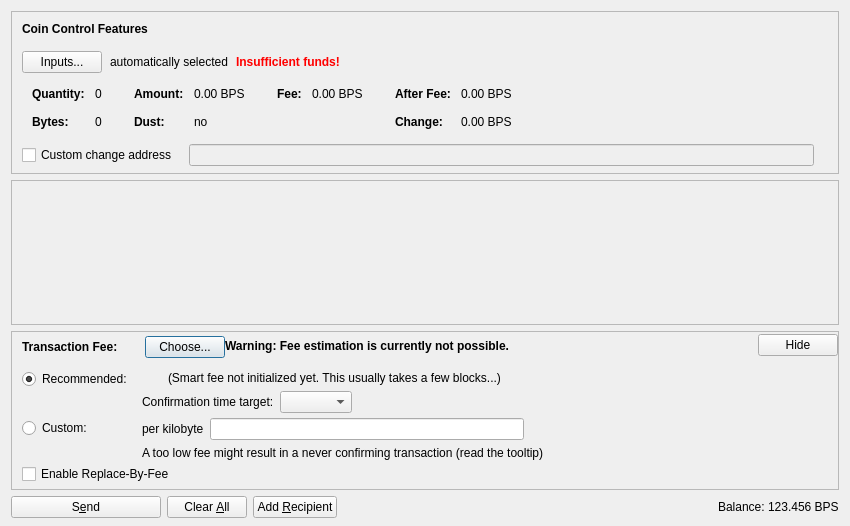
<?xml version="1.0" encoding="UTF-8"?>
<ui version="4.0">
 <class>SendCoinsDialog</class>
 <widget class="QDialog" name="SendCoinsDialog">
  <property name="geometry">
   <rect>
    <x>0</x>
    <y>0</y>
    <width>850</width>
    <height>526</height>
   </rect>
  </property>
  <property name="windowTitle">
   <string>Send Coins</string>
  </property>
  <layout class="QVBoxLayout" name="verticalLayout" stretch="0,1,0,0">
   <property name="bottomMargin">
    <number>8</number>
   </property>
   <item>
    <widget class="QFrame" name="frameCoinControl">
     <property name="sizePolicy">
      <sizepolicy hsizetype="Expanding" vsizetype="Expanding">
       <horstretch>0</horstretch>
       <verstretch>0</verstretch>
      </sizepolicy>
     </property>
     <property name="maximumSize">
      <size>
       <width>16777215</width>
       <height>16777215</height>
      </size>
     </property>
     <property name="frameShape">
      <enum>QFrame::StyledPanel</enum>
     </property>
     <property name="frameShadow">
      <enum>QFrame::Sunken</enum>
     </property>
     <layout class="QVBoxLayout" name="verticalLayoutCoinControl2">
      <property name="spacing">
       <number>0</number>
      </property>
      <property name="leftMargin">
       <number>0</number>
      </property>
      <property name="topMargin">
       <number>0</number>
      </property>
      <property name="rightMargin">
       <number>0</number>
      </property>
      <property name="bottomMargin">
       <number>6</number>
      </property>
      <item>
       <layout class="QVBoxLayout" name="verticalLayoutCoinControl" stretch="0,0,0,0,1">
        <property name="spacing">
         <number>0</number>
        </property>
        <property name="leftMargin">
         <number>10</number>
        </property>
        <property name="topMargin">
         <number>10</number>
        </property>
        <item>
         <layout class="QHBoxLayout" name="horizontalLayoutCoinControl1">
          <property name="bottomMargin">
           <number>15</number>
          </property>
          <item>
           <widget class="QLabel" name="labelCoinControlFeatures">
            <property name="sizePolicy">
             <sizepolicy hsizetype="Preferred" vsizetype="Maximum">
              <horstretch>0</horstretch>
              <verstretch>0</verstretch>
             </sizepolicy>
            </property>
            <property name="font">
             <font>
              <weight>75</weight>
              <bold>true</bold>
             </font>
            </property>
            <property name="styleSheet">
             <string notr="true">font-weight:bold;</string>
            </property>
            <property name="text">
             <string>Coin Control Features</string>
            </property>
           </widget>
          </item>
         </layout>
        </item>
        <item>
         <layout class="QHBoxLayout" name="horizontalLayoutCoinControl2" stretch="0,0,0,0">
          <property name="spacing">
           <number>8</number>
          </property>
          <property name="bottomMargin">
           <number>10</number>
          </property>
          <item>
           <widget class="QPushButton" name="pushButtonCoinControl">
            <property name="styleSheet">
             <string notr="true"/>
            </property>
            <property name="text">
             <string>Inputs...</string>
            </property>
            <property name="autoDefault">
             <bool>false</bool>
            </property>
           </widget>
          </item>
          <item>
           <widget class="QLabel" name="labelCoinControlAutomaticallySelected">
            <property name="text">
             <string>automatically selected</string>
            </property>
            <property name="margin">
             <number>5</number>
            </property>
           </widget>
          </item>
          <item>
           <widget class="QLabel" name="labelCoinControlInsuffFunds">
            <property name="font">
             <font>
              <weight>75</weight>
              <bold>true</bold>
             </font>
            </property>
            <property name="styleSheet">
             <string notr="true">color:red;font-weight:bold;</string>
            </property>
            <property name="text">
             <string>Insufficient funds!</string>
            </property>
            <property name="margin">
             <number>5</number>
            </property>
           </widget>
          </item>
          <item>
           <spacer name="horizontalSpacerCoinControl">
            <property name="orientation">
             <enum>Qt::Horizontal</enum>
            </property>
            <property name="sizeHint" stdset="0">
             <size>
              <width>40</width>
              <height>1</height>
             </size>
            </property>
           </spacer>
          </item>
         </layout>
        </item>
        <item>
         <widget class="QWidget" name="widgetCoinControl" native="true">
          <property name="sizePolicy">
           <sizepolicy hsizetype="Preferred" vsizetype="Preferred">
            <horstretch>0</horstretch>
            <verstretch>0</verstretch>
           </sizepolicy>
          </property>
          <property name="minimumSize">
           <size>
            <width>0</width>
            <height>0</height>
           </size>
          </property>
          <property name="styleSheet">
           <string notr="true"/>
          </property>
          <layout class="QHBoxLayout" name="horizontalLayoutCoinControl5">
           <property name="leftMargin">
            <number>0</number>
           </property>
           <property name="topMargin">
            <number>0</number>
           </property>
           <property name="rightMargin">
            <number>0</number>
           </property>
           <property name="bottomMargin">
            <number>0</number>
           </property>
           <item>
            <layout class="QHBoxLayout" name="horizontalLayoutCoinControl3" stretch="0,0,0,1">
             <property name="spacing">
              <number>20</number>
             </property>
             <property name="topMargin">
              <number>0</number>
             </property>
             <property name="bottomMargin">
              <number>10</number>
             </property>
             <item>
              <layout class="QFormLayout" name="formLayoutCoinControl1">
               <property name="horizontalSpacing">
                <number>10</number>
               </property>
               <property name="verticalSpacing">
                <number>14</number>
               </property>
               <property name="leftMargin">
                <number>10</number>
               </property>
               <property name="topMargin">
                <number>4</number>
               </property>
               <property name="rightMargin">
                <number>6</number>
               </property>
               <item row="0" column="0">
                <widget class="QLabel" name="labelCoinControlQuantityText">
                 <property name="font">
                  <font>
                   <weight>75</weight>
                   <bold>true</bold>
                  </font>
                 </property>
                 <property name="text">
                  <string>Quantity:</string>
                 </property>
                 <property name="margin">
                  <number>0</number>
                 </property>
                </widget>
               </item>
               <item row="0" column="1">
                <widget class="QLabel" name="labelCoinControlQuantity">
                 <property name="cursor">
                  <cursorShape>IBeamCursor</cursorShape>
                 </property>
                 <property name="contextMenuPolicy">
                  <enum>Qt::ActionsContextMenu</enum>
                 </property>
                 <property name="text">
                  <string notr="true">0</string>
                 </property>
                 <property name="margin">
                  <number>0</number>
                 </property>
                 <property name="textInteractionFlags">
                  <set>Qt::LinksAccessibleByMouse|Qt::TextSelectableByKeyboard|Qt::TextSelectableByMouse</set>
                 </property>
                </widget>
               </item>
               <item row="1" column="0">
                <widget class="QLabel" name="labelCoinControlBytesText">
                 <property name="font">
                  <font>
                   <weight>75</weight>
                   <bold>true</bold>
                  </font>
                 </property>
                 <property name="text">
                  <string>Bytes:</string>
                 </property>
                </widget>
               </item>
               <item row="1" column="1">
                <widget class="QLabel" name="labelCoinControlBytes">
                 <property name="cursor">
                  <cursorShape>IBeamCursor</cursorShape>
                 </property>
                 <property name="contextMenuPolicy">
                  <enum>Qt::ActionsContextMenu</enum>
                 </property>
                 <property name="text">
                  <string notr="true">0</string>
                 </property>
                 <property name="textInteractionFlags">
                  <set>Qt::LinksAccessibleByMouse|Qt::TextSelectableByKeyboard|Qt::TextSelectableByMouse</set>
                 </property>
                </widget>
               </item>
              </layout>
             </item>
             <item>
              <layout class="QFormLayout" name="formLayoutCoinControl2">
               <property name="horizontalSpacing">
                <number>10</number>
               </property>
               <property name="verticalSpacing">
                <number>14</number>
               </property>
               <property name="leftMargin">
                <number>6</number>
               </property>
               <property name="topMargin">
                <number>4</number>
               </property>
               <property name="rightMargin">
                <number>6</number>
               </property>
               <item row="0" column="0">
                <widget class="QLabel" name="labelCoinControlAmountText">
                 <property name="font">
                  <font>
                   <weight>75</weight>
                   <bold>true</bold>
                  </font>
                 </property>
                 <property name="text">
                  <string>Amount:</string>
                 </property>
                 <property name="margin">
                  <number>0</number>
                 </property>
                </widget>
               </item>
               <item row="0" column="1">
                <widget class="QLabel" name="labelCoinControlAmount">
                 <property name="cursor">
                  <cursorShape>IBeamCursor</cursorShape>
                 </property>
                 <property name="contextMenuPolicy">
                  <enum>Qt::ActionsContextMenu</enum>
                 </property>
                 <property name="text">
                  <string notr="true">0.00 BPS</string>
                 </property>
                 <property name="textInteractionFlags">
                  <set>Qt::LinksAccessibleByMouse|Qt::TextSelectableByKeyboard|Qt::TextSelectableByMouse</set>
                 </property>
                </widget>
               </item>
               <item row="1" column="0">
                <widget class="QLabel" name="labelCoinControlLowOutputText">
                 <property name="font">
                  <font>
                   <weight>75</weight>
                   <bold>true</bold>
                  </font>
                 </property>
                 <property name="text">
                  <string>Dust:</string>
                 </property>
                </widget>
               </item>
               <item row="1" column="1">
                <widget class="QLabel" name="labelCoinControlLowOutput">
                 <property name="cursor">
                  <cursorShape>IBeamCursor</cursorShape>
                 </property>
                 <property name="contextMenuPolicy">
                  <enum>Qt::ActionsContextMenu</enum>
                 </property>
                 <property name="text">
                  <string notr="true">no</string>
                 </property>
                 <property name="textInteractionFlags">
                  <set>Qt::LinksAccessibleByMouse|Qt::TextSelectableByKeyboard|Qt::TextSelectableByMouse</set>
                 </property>
                </widget>
               </item>
              </layout>
             </item>
             <item>
              <layout class="QFormLayout" name="formLayoutCoinControl3">
               <property name="horizontalSpacing">
                <number>10</number>
               </property>
               <property name="verticalSpacing">
                <number>14</number>
               </property>
               <property name="leftMargin">
                <number>6</number>
               </property>
               <property name="topMargin">
                <number>4</number>
               </property>
               <property name="rightMargin">
                <number>6</number>
               </property>
               <item row="0" column="0">
                <widget class="QLabel" name="labelCoinControlFeeText">
                 <property name="font">
                  <font>
                   <weight>75</weight>
                   <bold>true</bold>
                  </font>
                 </property>
                 <property name="text">
                  <string>Fee:</string>
                 </property>
                 <property name="margin">
                  <number>0</number>
                 </property>
                </widget>
               </item>
               <item row="0" column="1">
                <widget class="QLabel" name="labelCoinControlFee">
                 <property name="cursor">
                  <cursorShape>IBeamCursor</cursorShape>
                 </property>
                 <property name="contextMenuPolicy">
                  <enum>Qt::ActionsContextMenu</enum>
                 </property>
                 <property name="text">
                  <string notr="true">0.00 BPS</string>
                 </property>
                 <property name="textInteractionFlags">
                  <set>Qt::LinksAccessibleByMouse|Qt::TextSelectableByKeyboard|Qt::TextSelectableByMouse</set>
                 </property>
                </widget>
               </item>
              </layout>
             </item>
             <item>
              <layout class="QFormLayout" name="formLayoutCoinControl4">
               <property name="horizontalSpacing">
                <number>10</number>
               </property>
               <property name="verticalSpacing">
                <number>14</number>
               </property>
               <property name="leftMargin">
                <number>6</number>
               </property>
               <property name="topMargin">
                <number>4</number>
               </property>
               <property name="rightMargin">
                <number>6</number>
               </property>
               <item row="0" column="0">
                <widget class="QLabel" name="labelCoinControlAfterFeeText">
                 <property name="font">
                  <font>
                   <weight>75</weight>
                   <bold>true</bold>
                  </font>
                 </property>
                 <property name="text">
                  <string>After Fee:</string>
                 </property>
                 <property name="margin">
                  <number>0</number>
                 </property>
                </widget>
               </item>
               <item row="0" column="1">
                <widget class="QLabel" name="labelCoinControlAfterFee">
                 <property name="cursor">
                  <cursorShape>IBeamCursor</cursorShape>
                 </property>
                 <property name="contextMenuPolicy">
                  <enum>Qt::ActionsContextMenu</enum>
                 </property>
                 <property name="text">
                  <string notr="true">0.00 BPS</string>
                 </property>
                 <property name="textInteractionFlags">
                  <set>Qt::LinksAccessibleByMouse|Qt::TextSelectableByKeyboard|Qt::TextSelectableByMouse</set>
                 </property>
                </widget>
               </item>
               <item row="1" column="0">
                <widget class="QLabel" name="labelCoinControlChangeText">
                 <property name="font">
                  <font>
                   <weight>75</weight>
                   <bold>true</bold>
                  </font>
                 </property>
                 <property name="text">
                  <string>Change:</string>
                 </property>
                </widget>
               </item>
               <item row="1" column="1">
                <widget class="QLabel" name="labelCoinControlChange">
                 <property name="cursor">
                  <cursorShape>IBeamCursor</cursorShape>
                 </property>
                 <property name="contextMenuPolicy">
                  <enum>Qt::ActionsContextMenu</enum>
                 </property>
                 <property name="text">
                  <string notr="true">0.00 BPS</string>
                 </property>
                 <property name="textInteractionFlags">
                  <set>Qt::LinksAccessibleByMouse|Qt::TextSelectableByKeyboard|Qt::TextSelectableByMouse</set>
                 </property>
                </widget>
               </item>
              </layout>
             </item>
            </layout>
           </item>
          </layout>
         </widget>
        </item>
        <item>
         <layout class="QHBoxLayout" name="horizontalLayoutCoinControl4" stretch="0,0,0">
          <property name="spacing">
           <number>12</number>
          </property>
          <property name="sizeConstraint">
           <enum>QLayout::SetDefaultConstraint</enum>
          </property>
          <property name="topMargin">
           <number>5</number>
          </property>
          <property name="rightMargin">
           <number>5</number>
          </property>
          <item>
           <widget class="QCheckBox" name="checkBoxCoinControlChange">
            <property name="toolTip">
             <string>If this is activated, but the change address is empty or invalid, change will be sent to a newly generated address.</string>
            </property>
            <property name="text">
             <string>Custom change address</string>
            </property>
           </widget>
          </item>
          <item>
           <widget class="QValidatedLineEdit" name="lineEditCoinControlChange">
            <property name="enabled">
             <bool>false</bool>
            </property>
            <property name="sizePolicy">
             <sizepolicy hsizetype="Expanding" vsizetype="Fixed">
              <horstretch>0</horstretch>
              <verstretch>0</verstretch>
             </sizepolicy>
            </property>
           </widget>
          </item>
          <item>
           <widget class="QLabel" name="labelCoinControlChangeLabel">
            <property name="sizePolicy">
             <sizepolicy hsizetype="Preferred" vsizetype="Expanding">
              <horstretch>0</horstretch>
              <verstretch>0</verstretch>
             </sizepolicy>
            </property>
            <property name="minimumSize">
             <size>
              <width>0</width>
              <height>0</height>
             </size>
            </property>
            <property name="text">
             <string/>
            </property>
            <property name="margin">
             <number>3</number>
            </property>
           </widget>
          </item>
         </layout>
        </item>
        <item>
         <spacer name="verticalSpacerCoinControl">
          <property name="orientation">
           <enum>Qt::Vertical</enum>
          </property>
          <property name="sizeHint" stdset="0">
           <size>
            <width>800</width>
            <height>1</height>
           </size>
          </property>
         </spacer>
        </item>
       </layout>
      </item>
     </layout>
    </widget>
   </item>
   <item>
    <widget class="QScrollArea" name="scrollArea">
     <property name="widgetResizable">
      <bool>true</bool>
     </property>
     <widget class="QWidget" name="scrollAreaWidgetContents">
      <property name="geometry">
       <rect>
        <x>0</x>
        <y>0</y>
        <width>830</width>
        <height>104</height>
       </rect>
      </property>
      <layout class="QVBoxLayout" name="verticalLayout_2" stretch="0,1">
       <property name="leftMargin">
        <number>0</number>
       </property>
       <property name="topMargin">
        <number>0</number>
       </property>
       <property name="rightMargin">
        <number>0</number>
       </property>
       <property name="bottomMargin">
        <number>0</number>
       </property>
       <item>
        <layout class="QVBoxLayout" name="entries">
         <property name="spacing">
          <number>6</number>
         </property>
        </layout>
       </item>
       <item>
        <spacer name="verticalSpacer">
         <property name="orientation">
          <enum>Qt::Vertical</enum>
         </property>
         <property name="sizeHint" stdset="0">
          <size>
           <width>20</width>
           <height>40</height>
          </size>
         </property>
        </spacer>
       </item>
      </layout>
     </widget>
    </widget>
   </item>
   <item>
    <widget class="QFrame" name="frameFee">
     <property name="sizePolicy">
      <sizepolicy hsizetype="Expanding" vsizetype="Expanding">
       <horstretch>0</horstretch>
       <verstretch>0</verstretch>
      </sizepolicy>
     </property>
     <property name="maximumSize">
      <size>
       <width>16777215</width>
       <height>16777215</height>
      </size>
     </property>
     <property name="frameShape">
      <enum>QFrame::StyledPanel</enum>
     </property>
     <property name="frameShadow">
      <enum>QFrame::Sunken</enum>
     </property>
     <layout class="QVBoxLayout" name="verticalLayoutFee1">
      <property name="spacing">
       <number>0</number>
      </property>
      <property name="leftMargin">
       <number>0</number>
      </property>
      <property name="topMargin">
       <number>0</number>
      </property>
      <property name="rightMargin">
       <number>0</number>
      </property>
      <property name="bottomMargin">
       <number>0</number>
      </property>
      <item>
       <layout class="QVBoxLayout" name="verticalLayoutFee2" stretch="0,0,0">
        <property name="spacing">
         <number>0</number>
        </property>
        <property name="leftMargin">
         <number>10</number>
        </property>
        <property name="topMargin">
         <number>0</number>
        </property>
        <item>
         <layout class="QHBoxLayout" name="horizontalLayoutFee1">
          <property name="bottomMargin">
           <number>0</number>
          </property>
          <item>
           <layout class="QVBoxLayout" name="verticalLayoutFee7">
            <property name="spacing">
             <number>0</number>
            </property>
            <item>
             <spacer name="verticalSpacerSmartFee">
              <property name="orientation">
               <enum>Qt::Vertical</enum>
              </property>
              <property name="sizeType">
               <enum>QSizePolicy::Fixed</enum>
              </property>
              <property name="sizeHint" stdset="0">
               <size>
                <width>1</width>
                <height>4</height>
               </size>
              </property>
             </spacer>
            </item>
            <item>
             <layout class="QHBoxLayout" name="horizontalLayoutSmartFee">
              <property name="spacing">
               <number>10</number>
              </property>
              <item>
               <widget class="QLabel" name="labelFeeHeadline">
                <property name="sizePolicy">
                 <sizepolicy hsizetype="Preferred" vsizetype="Maximum">
                  <horstretch>0</horstretch>
                  <verstretch>0</verstretch>
                 </sizepolicy>
                </property>
                <property name="font">
                 <font>
                  <weight>75</weight>
                  <bold>true</bold>
                 </font>
                </property>
                <property name="styleSheet">
                 <string notr="true">font-weight:bold;</string>
                </property>
                <property name="text">
                 <string>Transaction Fee:</string>
                </property>
               </widget>
              </item>
              <item>
               <widget class="QLabel" name="labelFeeMinimized">
                <property name="text">
                 <string/>
                </property>
               </widget>
              </item>
              <item>
               <widget class="QPushButton" name="buttonChooseFee">
                <property name="text">
                 <string>Choose...</string>
                </property>
               </widget>
              </item>
             </layout>
            </item>
            <item>
             <spacer name="verticalSpacer_5">
              <property name="orientation">
               <enum>Qt::Vertical</enum>
              </property>
              <property name="sizeHint" stdset="0">
               <size>
                <width>1</width>
                <height>1</height>
               </size>
              </property>
             </spacer>
            </item>
           </layout>
          </item>
          <item>
           <widget class="QLabel" name="fallbackFeeWarningLabel">
            <property name="toolTip">
             <string>Using the fallbackfee can result in sending a transaction that will take several hours or days (or never) to confirm. Consider choosing your fee manually or wait until you have validated the complete chain.</string>
            </property>
            <property name="font">
            <font>
                <weight>75</weight>
                <bold>true</bold>
            </font>
            </property>
            <property name="text">
             <string>Warning: Fee estimation is currently not possible.</string>
            </property>
            <property name="wordWrap">
             <bool>false</bool>
            </property>
           </widget>
          </item>
          <item>
           <spacer name="horizontalSpacer_4">
            <property name="orientation">
             <enum>Qt::Horizontal</enum>
            </property>
            <property name="sizeType">
             <enum>QSizePolicy::MinimumExpanding</enum>
            </property>
            <property name="sizeHint" stdset="0">
             <size>
              <width>40</width>
              <height>20</height>
             </size>
            </property>
           </spacer>
          </item>
          <item>
           <widget class="QPushButton" name="buttonMinimizeFee">
            <property name="toolTip">
             <string>collapse fee-settings</string>
            </property>
            <property name="text">
             <string>Hide</string>
            </property>
           </widget>
          </item>
         </layout>
        </item>
        <item>
         <widget class="QFrame" name="frameFeeSelection">
          <layout class="QVBoxLayout" name="verticalLayoutFee12">
           <property name="spacing">
            <number>0</number>
           </property>
           <property name="leftMargin">
            <number>0</number>
           </property>
           <property name="topMargin">
            <number>0</number>
           </property>
           <property name="rightMargin">
            <number>0</number>
           </property>
           <property name="bottomMargin">
            <number>0</number>
           </property>
           <item>
            <layout class="QGridLayout" name="gridLayoutFee">
             <property name="topMargin">
              <number>10</number>
             </property>
             <property name="bottomMargin">
              <number>4</number>
             </property>
             <property name="horizontalSpacing">
              <number>10</number>
             </property>
             <property name="verticalSpacing">
              <number>4</number>
             </property>
             <item row="1" column="1">
              <layout class="QVBoxLayout" name="verticalLayoutFee8">
               <property name="spacing">
                <number>6</number>
               </property>
               <item>
                <layout class="QHBoxLayout" name="horizontalLayoutFee13">
                 <item>
                  <widget class="QLabel" name="labelCustomPerKilobyte">
                   <property name="toolTip">
                    <string>Specify a custom fee per kB (1,000 bytes) of the transaction's virtual size.

Note:  Since the fee is calculated on a per-byte basis, a fee of "100 satoshis per kB" for a transaction size of 500 bytes (half of 1 kB) would ultimately yield a fee of only 50 satoshis.</string>
                   </property>
                   <property name="text">
                    <string>per kilobyte</string>
                   </property>
                  </widget>
                 </item>
                 <item>
                  <widget class="BitcoinAmountField" name="customFee"/>
                 </item>
                 <item>
                  <spacer name="horizontalSpacer_6">
                   <property name="orientation">
                    <enum>Qt::Horizontal</enum>
                   </property>
                   <property name="sizeHint" stdset="0">
                    <size>
                     <width>1</width>
                     <height>1</height>
                    </size>
                   </property>
                  </spacer>
                 </item>
                </layout>
               </item>
               <item>
                <layout class="QHBoxLayout" name="horizontalLayoutFee8">
                 <item>
                  <widget class="QLabel" name="labelCustomFeeWarning">
                   <property name="enabled">
                    <bool>true</bool>
                   </property>
                   <property name="toolTip">
                    <string>When there is less transaction volume than space in the blocks, miners as well as relaying nodes may enforce a minimum fee. Paying only this minimum fee is just fine, but be aware that this can result in a never confirming transaction once there is more demand for bitcoin transactions than the network can process.</string>
                   </property>
                   <property name="text">
                    <string>A too low fee might result in a never confirming transaction (read the tooltip)</string>
                   </property>
                  </widget>
                 </item>
                 <item>
                  <spacer name="horizontalSpacer_2">
                   <property name="orientation">
                    <enum>Qt::Horizontal</enum>
                   </property>
                   <property name="sizeHint" stdset="0">
                    <size>
                     <width>1</width>
                     <height>1</height>
                    </size>
                   </property>
                  </spacer>
                 </item>
                </layout>
               </item>
              </layout>
             </item>
             <item row="0" column="0">
              <layout class="QVBoxLayout" name="verticalLayoutFee4" stretch="0,1">
               <item>
                <widget class="QRadioButton" name="radioSmartFee">
                 <property name="text">
                  <string>Recommended:</string>
                 </property>
                 <property name="checked">
                  <bool>true</bool>
                 </property>
                 <attribute name="buttonGroup">
                  <string notr="true">groupFee</string>
                 </attribute>
                </widget>
               </item>
               <item>
                <spacer name="verticalSpacer_2">
                 <property name="orientation">
                  <enum>Qt::Vertical</enum>
                 </property>
                 <property name="sizeHint" stdset="0">
                  <size>
                   <width>1</width>
                   <height>1</height>
                  </size>
                 </property>
                </spacer>
               </item>
              </layout>
             </item>
             <item row="1" column="0">
              <layout class="QVBoxLayout" name="verticalLayoutFee9" stretch="0,1">
               <item>
                <widget class="QRadioButton" name="radioCustomFee">
                 <property name="text">
                  <string>Custom:</string>
                 </property>
                 <attribute name="buttonGroup">
                  <string notr="true">groupFee</string>
                 </attribute>
                </widget>
               </item>
               <item>
                <spacer name="verticalSpacer_6">
                 <property name="orientation">
                  <enum>Qt::Vertical</enum>
                 </property>
                 <property name="sizeHint" stdset="0">
                  <size>
                   <width>1</width>
                   <height>1</height>
                  </size>
                 </property>
                </spacer>
               </item>
              </layout>
             </item>
             <item row="0" column="1">
              <layout class="QVBoxLayout" name="verticalLayoutFee3" stretch="0,0,1">
               <property name="spacing">
                <number>6</number>
               </property>
               <property name="topMargin">
                <number>2</number>
               </property>
               <item>
                <layout class="QHBoxLayout" name="horizontalLayoutFee12">
                 <item>
                  <widget class="QLabel" name="labelSmartFee">
                   <property name="text">
                    <string/>
                   </property>
                  </widget>
                 </item>
                 <item>
                  <widget class="QLabel" name="labelFeeEstimation">
                   <property name="text">
                    <string/>
                   </property>
                  </widget>
                 </item>
                 <item>
                  <widget class="QLabel" name="labelSmartFee2">
                   <property name="text">
                    <string>(Smart fee not initialized yet. This usually takes a few blocks...)</string>
                   </property>
                  </widget>
                 </item>
                 <item>
                  <spacer name="horizontalSpacer_5">
                   <property name="orientation">
                    <enum>Qt::Horizontal</enum>
                   </property>
                   <property name="sizeHint" stdset="0">
                    <size>
                     <width>1</width>
                     <height>1</height>
                    </size>
                   </property>
                  </spacer>
                 </item>
                </layout>
               </item>
               <item>
                <layout class="QHBoxLayout" name="horizontalLayoutFee9">
                 <item>
                  <layout class="QVBoxLayout" name="verticalLayoutFee6">
                   <item>
                    <widget class="QLabel" name="labelSmartFee3">
                     <property name="text">
                      <string>Confirmation time target:</string>
                     </property>
                    </widget>
                   </item>
                  </layout>
                 </item>
                 <item>
                  <layout class="QVBoxLayout" name="verticalLayoutFee5">
                   <property name="rightMargin">
                    <number>30</number>
                   </property>
                   <item>
                    <layout class="QHBoxLayout" name="horizontalLayoutConfTarget">
                     <property name="bottomMargin">
                      <number>0</number>
                     </property>
                     <item>
                      <widget class="QComboBox" name="confTargetSelector"/>
                     </item>
                     <item>
                      <spacer name="horizontalSpacerConfTarget">
                       <property name="orientation">
                        <enum>Qt::Horizontal</enum>
                       </property>
                       <property name="sizeHint" stdset="0">
                        <size>
                         <width>40</width>
                         <height>20</height>
                        </size>
                       </property>
                      </spacer>
                     </item>
                    </layout>
                   </item>
                  </layout>
                 </item>
                </layout>
               </item>
               <item>
                <spacer name="verticalSpacer_4">
                 <property name="orientation">
                  <enum>Qt::Vertical</enum>
                 </property>
                 <property name="sizeHint" stdset="0">
                  <size>
                   <width>1</width>
                   <height>1</height>
                  </size>
                 </property>
                </spacer>
               </item>
              </layout>
             </item>
            </layout>
           </item>
           <item>
            <widget class="QCheckBox" name="optInRBF">
             <property name="text">
              <string>Enable Replace-By-Fee</string>
             </property>
             <property name="toolTip">
              <string>With Replace-By-Fee (BIP-125) you can increase a transaction's fee after it is sent. Without this, a higher fee may be recommended to compensate for increased transaction delay risk.</string>
             </property>
            </widget>
           </item>
          </layout>
         </widget>
        </item>
        <item>
         <spacer name="verticalSpacerFee">
          <property name="orientation">
           <enum>Qt::Vertical</enum>
          </property>
          <property name="sizeHint" stdset="0">
           <size>
            <width>40</width>
            <height>5</height>
           </size>
          </property>
         </spacer>
        </item>
       </layout>
      </item>
     </layout>
    </widget>
   </item>
   <item>
    <layout class="QHBoxLayout" name="horizontalLayout">
     <item>
      <widget class="QPushButton" name="sendButton">
       <property name="minimumSize">
        <size>
         <width>150</width>
         <height>0</height>
        </size>
       </property>
       <property name="toolTip">
        <string>Confirm the send action</string>
       </property>
       <property name="text">
        <string>S&amp;end</string>
       </property>
       <property name="icon">
        <iconset resource="../bitcoin.qrc">
         <normaloff>:/icons/send</normaloff>:/icons/send</iconset>
       </property>
       <property name="autoDefault">
        <bool>false</bool>
       </property>
       <property name="default">
        <bool>false</bool>
       </property>
      </widget>
     </item>
     <item>
      <widget class="QPushButton" name="clearButton">
       <property name="sizePolicy">
        <sizepolicy hsizetype="Minimum" vsizetype="Fixed">
         <horstretch>0</horstretch>
         <verstretch>0</verstretch>
        </sizepolicy>
       </property>
       <property name="toolTip">
        <string>Clear all fields of the form.</string>
       </property>
       <property name="text">
        <string>Clear &amp;All</string>
       </property>
       <property name="icon">
        <iconset resource="../bitcoin.qrc">
         <normaloff>:/icons/remove</normaloff>:/icons/remove</iconset>
       </property>
       <property name="autoDefault">
        <bool>false</bool>
       </property>
      </widget>
     </item>
     <item>
      <widget class="QPushButton" name="addButton">
       <property name="toolTip">
        <string>Send to multiple recipients at once</string>
       </property>
       <property name="text">
        <string>Add &amp;Recipient</string>
       </property>
       <property name="icon">
        <iconset resource="../bitcoin.qrc">
         <normaloff>:/icons/add</normaloff>:/icons/add</iconset>
       </property>
       <property name="autoDefault">
        <bool>false</bool>
       </property>
      </widget>
     </item>
     <item>
      <spacer name="horizontalSpacer">
       <property name="orientation">
        <enum>Qt::Horizontal</enum>
       </property>
       <property name="sizeHint" stdset="0">
        <size>
         <width>40</width>
         <height>20</height>
        </size>
       </property>
      </spacer>
     </item>
     <item>
      <layout class="QHBoxLayout" name="horizontalLayout_2">
       <property name="spacing">
        <number>3</number>
       </property>
       <item>
        <widget class="QLabel" name="label">
         <property name="sizePolicy">
          <sizepolicy hsizetype="Preferred" vsizetype="Fixed">
           <horstretch>0</horstretch>
           <verstretch>0</verstretch>
          </sizepolicy>
         </property>
         <property name="text">
          <string>Balance:</string>
         </property>
        </widget>
       </item>
       <item>
        <widget class="QLabel" name="labelBalance">
         <property name="sizePolicy">
          <sizepolicy hsizetype="Preferred" vsizetype="Fixed">
           <horstretch>0</horstretch>
           <verstretch>0</verstretch>
          </sizepolicy>
         </property>
         <property name="cursor">
          <cursorShape>IBeamCursor</cursorShape>
         </property>
         <property name="text">
          <string notr="true">123.456 BPS</string>
         </property>
         <property name="textInteractionFlags">
          <set>Qt::LinksAccessibleByMouse|Qt::TextSelectableByKeyboard|Qt::TextSelectableByMouse</set>
         </property>
        </widget>
       </item>
      </layout>
     </item>
    </layout>
   </item>
  </layout>
 </widget>
 <customwidgets>
  <customwidget>
   <class>QValidatedLineEdit</class>
   <extends>QLineEdit</extends>
   <header>qt/qvalidatedlineedit.h</header>
  </customwidget>
  <customwidget>
   <class>BitcoinAmountField</class>
   <extends>QLineEdit</extends>
   <header>qt/bitcoinamountfield.h</header>
   <container>1</container>
  </customwidget>
 </customwidgets>
 <resources>
  <include location="../bitcoin.qrc"/>
 </resources>
 <connections/>
 <buttongroups>
  <buttongroup name="groupFee"/>
 </buttongroups>
</ui>
